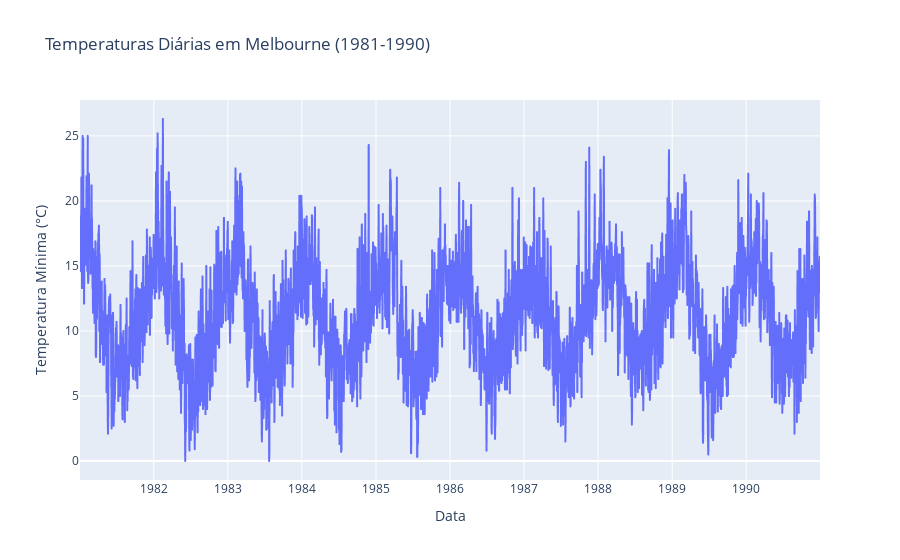

Write notebook code for a chart like this one.
### Markdown cell above
### 📉 3.4 Visualização da série temporal

### Code cell
# Visualização da série temporal
fig = px.line(df, y='Temp', title='Temperaturas Diárias em Melbourne (1981-1990)')
fig.update_xaxes(title_text='Data')
fig.update_yaxes(title_text='Temperatura Mínima (°C)')
fig.show()

### Figure 1 — Plotly figure (JSON) as saved in the notebook; plotly's stock layout.template omitted (floating-point values rounded to 4 significant figures; data arrays with more than 128 entries replaced by an {"elided": "..."} marker saying what was removed)
{"data": [{"hovertemplate": "Date=%{x}<br>Temp=%{y}<extra></extra>", "legendgroup": "", "line": {"color": "#636efa", "dash": "solid"}, "marker": {"symbol": "circle"}, "mode": "lines", "name": "", "showlegend": false, "type": "scattergl", "x": {"elided": "3646 str values"}, "xaxis": "x", "y": {"elided": "3646 float values"}, "yaxis": "y"}], "layout": {"legend": {"tracegroupgap": 0}, "title": {"text": "Temperaturas Diárias em Melbourne (1981-1990)"}, "xaxis": {"anchor": "y", "domain": [0, 1], "title": {"text": "Data"}}, "yaxis": {"anchor": "x", "domain": [0, 1], "title": {"text": "Temperatura Mínima (°C)"}}}}
